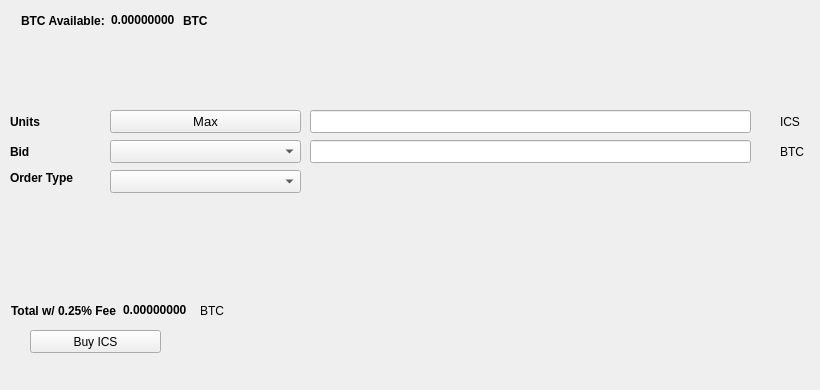
   <widget class="QWidget" name="BuyTab">
    <attribute name="title">
     <string>Buy</string>
    </attribute>
    <widget class="QPushButton" name="BuyICS">
     <property name="geometry">
      <rect>
       <x>30</x>
       <y>330</y>
       <width>131</width>
       <height>23</height>
      </rect>
     </property>
     <property name="text">
      <string>Buy ICS</string>
     </property>
     <property name="icon">
      <iconset resource="../iqcash.qrc">
       <normaloff>:/icons/bitcoin</normaloff>:/icons/bitcoin</iconset>
     </property>
    </widget>
    <widget class="QLabel" name="label_3">
     <property name="geometry">
      <rect>
       <x>10</x>
       <y>110</y>
       <width>46</width>
       <height>23</height>
      </rect>
     </property>
     <property name="font">
      <font>
       <weight>75</weight>
       <bold>true</bold>
      </font>
     </property>
     <property name="text">
      <string>Units</string>
     </property>
    </widget>
    <widget class="QLineEdit" name="UnitsInput">
     <property name="geometry">
      <rect>
       <x>310</x>
       <y>110</y>
       <width>441</width>
       <height>23</height>
      </rect>
     </property>
     <property name="font">
      <font>
       <pointsize>9</pointsize>
       <weight>75</weight>
       <bold>true</bold>
      </font>
     </property>
    </widget>
    <widget class="QLineEdit" name="BuyBidPriceEdit">
     <property name="geometry">
      <rect>
       <x>310</x>
       <y>140</y>
       <width>441</width>
       <height>23</height>
      </rect>
     </property>
     <property name="font">
      <font>
       <pointsize>9</pointsize>
       <weight>75</weight>
       <bold>true</bold>
      </font>
     </property>
    </widget>
    <widget class="QLabel" name="label_4">
     <property name="geometry">
      <rect>
       <x>780</x>
       <y>110</y>
       <width>31</width>
       <height>23</height>
      </rect>
     </property>
     <property name="text">
      <string>ICS</string>
     </property>
    </widget>
    <widget class="QLabel" name="label_5">
     <property name="geometry">
      <rect>
       <x>780</x>
       <y>140</y>
       <width>31</width>
       <height>23</height>
      </rect>
     </property>
     <property name="text">
      <string>BTC</string>
     </property>
    </widget>
    <widget class="QLabel" name="label_6">
     <property name="geometry">
      <rect>
       <x>10</x>
       <y>140</y>
       <width>46</width>
       <height>23</height>
      </rect>
     </property>
     <property name="font">
      <font>
       <weight>75</weight>
       <bold>true</bold>
      </font>
     </property>
     <property name="text">
      <string>Bid</string>
     </property>
    </widget>
    <widget class="QLabel" name="label_7">
     <property name="geometry">
      <rect>
       <x>10</x>
       <y>170</y>
       <width>91</width>
       <height>16</height>
      </rect>
     </property>
     <property name="font">
      <font>
       <weight>75</weight>
       <bold>true</bold>
      </font>
     </property>
     <property name="text">
      <string>Order Type</string>
     </property>
    </widget>
    <widget class="QPushButton" name="Buy_Max_Amount">
     <property name="geometry">
      <rect>
       <x>110</x>
       <y>110</y>
       <width>191</width>
       <height>23</height>
      </rect>
     </property>
     <property name="font">
      <font>
       <pointsize>10</pointsize>
      </font>
     </property>
     <property name="text">
      <string>Max</string>
     </property>
    </widget>
    <widget class="QComboBox" name="BuyBidcomboBox">
     <property name="geometry">
      <rect>
       <x>110</x>
       <y>140</y>
       <width>191</width>
       <height>23</height>
      </rect>
     </property>
     <property name="font">
      <font>
       <pointsize>10</pointsize>
      </font>
     </property>
    </widget>
    <widget class="QComboBox" name="buyOrdertypeCombo">
     <property name="geometry">
      <rect>
       <x>110</x>
       <y>170</y>
       <width>191</width>
       <height>23</height>
      </rect>
     </property>
     <property name="font">
      <font>
       <pointsize>10</pointsize>
      </font>
     </property>
    </widget>
    <widget class="QWidget" name="layoutWidget1">
     <property name="geometry">
      <rect>
       <x>21</x>
       <y>11</y>
       <width>227</width>
       <height>19</height>
      </rect>
     </property>
     <layout class="QHBoxLayout" name="horizontalLayout_3">
      <item>
       <widget class="QLabel" name="label232">
        <property name="font">
         <font>
          <weight>75</weight>
          <bold>true</bold>
         </font>
        </property>
        <property name="text">
         <string>BTC Available:</string>
        </property>
       </widget>
      </item>
      <item>
       <widget class="QLabel" name="BtcAvailableLbl">
        <property name="palette">
         <palette>
          <active>
           <colorrole role="WindowText">
            <brush brushstyle="SolidPattern">
             <color alpha="255">
              <red>0</red>
              <green>0</green>
              <blue>0</blue>
             </color>
            </brush>
           </colorrole>
           <colorrole role="Button">
            <brush brushstyle="SolidPattern">
             <color alpha="255">
              <red>0</red>
              <green>170</green>
              <blue>0</blue>
             </color>
            </brush>
           </colorrole>
           <colorrole role="Light">
            <brush brushstyle="SolidPattern">
             <color alpha="255">
              <red>0</red>
              <green>255</green>
              <blue>0</blue>
             </color>
            </brush>
           </colorrole>
           <colorrole role="Midlight">
            <brush brushstyle="SolidPattern">
             <color alpha="255">
              <red>0</red>
              <green>212</green>
              <blue>0</blue>
             </color>
            </brush>
           </colorrole>
           <colorrole role="Dark">
            <brush brushstyle="SolidPattern">
             <color alpha="255">
              <red>0</red>
              <green>85</green>
              <blue>0</blue>
             </color>
            </brush>
           </colorrole>
           <colorrole role="Mid">
            <brush brushstyle="SolidPattern">
             <color alpha="255">
              <red>0</red>
              <green>113</green>
              <blue>0</blue>
             </color>
            </brush>
           </colorrole>
           <colorrole role="Text">
            <brush brushstyle="SolidPattern">
             <color alpha="255">
              <red>0</red>
              <green>170</green>
              <blue>0</blue>
             </color>
            </brush>
           </colorrole>
           <colorrole role="BrightText">
            <brush brushstyle="SolidPattern">
             <color alpha="255">
              <red>255</red>
              <green>255</green>
              <blue>255</blue>
             </color>
            </brush>
           </colorrole>
           <colorrole role="ButtonText">
            <brush brushstyle="SolidPattern">
             <color alpha="255">
              <red>0</red>
              <green>0</green>
              <blue>0</blue>
             </color>
            </brush>
           </colorrole>
           <colorrole role="Base">
            <brush brushstyle="SolidPattern">
             <color alpha="255">
              <red>255</red>
              <green>255</green>
              <blue>255</blue>
             </color>
            </brush>
           </colorrole>
           <colorrole role="Window">
            <brush brushstyle="SolidPattern">
             <color alpha="255">
              <red>0</red>
              <green>170</green>
              <blue>0</blue>
             </color>
            </brush>
           </colorrole>
           <colorrole role="Shadow">
            <brush brushstyle="SolidPattern">
             <color alpha="255">
              <red>0</red>
              <green>0</green>
              <blue>0</blue>
             </color>
            </brush>
           </colorrole>
           <colorrole role="AlternateBase">
            <brush brushstyle="SolidPattern">
             <color alpha="255">
              <red>127</red>
              <green>212</green>
              <blue>127</blue>
             </color>
            </brush>
           </colorrole>
           <colorrole role="ToolTipBase">
            <brush brushstyle="SolidPattern">
             <color alpha="255">
              <red>255</red>
              <green>255</green>
              <blue>220</blue>
             </color>
            </brush>
           </colorrole>
           <colorrole role="ToolTipText">
            <brush brushstyle="SolidPattern">
             <color alpha="255">
              <red>0</red>
              <green>0</green>
              <blue>0</blue>
             </color>
            </brush>
           </colorrole>
          </active>
          <inactive>
           <colorrole role="WindowText">
            <brush brushstyle="SolidPattern">
             <color alpha="255">
              <red>0</red>
              <green>0</green>
              <blue>0</blue>
             </color>
            </brush>
           </colorrole>
           <colorrole role="Button">
            <brush brushstyle="SolidPattern">
             <color alpha="255">
              <red>0</red>
              <green>170</green>
              <blue>0</blue>
             </color>
            </brush>
           </colorrole>
           <colorrole role="Light">
            <brush brushstyle="SolidPattern">
             <color alpha="255">
              <red>0</red>
              <green>255</green>
              <blue>0</blue>
             </color>
            </brush>
           </colorrole>
           <colorrole role="Midlight">
            <brush brushstyle="SolidPattern">
             <color alpha="255">
              <red>0</red>
              <green>212</green>
              <blue>0</blue>
             </color>
            </brush>
           </colorrole>
           <colorrole role="Dark">
            <brush brushstyle="SolidPattern">
             <color alpha="255">
              <red>0</red>
              <green>85</green>
              <blue>0</blue>
             </color>
            </brush>
           </colorrole>
           <colorrole role="Mid">
            <brush brushstyle="SolidPattern">
             <color alpha="255">
              <red>0</red>
              <green>113</green>
              <blue>0</blue>
             </color>
            </brush>
           </colorrole>
           <colorrole role="Text">
            <brush brushstyle="SolidPattern">
             <color alpha="255">
              <red>0</red>
              <green>170</green>
              <blue>0</blue>
             </color>
            </brush>
           </colorrole>
           <colorrole role="BrightText">
            <brush brushstyle="SolidPattern">
             <color alpha="255">
              <red>255</red>
              <green>255</green>
              <blue>255</blue>
             </color>
            </brush>
           </colorrole>
           <colorrole role="ButtonText">
            <brush brushstyle="SolidPattern">
             <color alpha="255">
              <red>0</red>
              <green>0</green>
              <blue>0</blue>
             </color>
            </brush>
           </colorrole>
           <colorrole role="Base">
            <brush brushstyle="SolidPattern">
             <color alpha="255">
              <red>255</red>
              <green>255</green>
              <blue>255</blue>
             </color>
            </brush>
           </colorrole>
           <colorrole role="Window">
            <brush brushstyle="SolidPattern">
             <color alpha="255">
              <red>0</red>
              <green>170</green>
              <blue>0</blue>
             </color>
            </brush>
           </colorrole>
           <colorrole role="Shadow">
            <brush brushstyle="SolidPattern">
             <color alpha="255">
              <red>0</red>
              <green>0</green>
              <blue>0</blue>
             </color>
            </brush>
           </colorrole>
           <colorrole role="AlternateBase">
            <brush brushstyle="SolidPattern">
             <color alpha="255">
              <red>127</red>
              <green>212</green>
              <blue>127</blue>
             </color>
            </brush>
           </colorrole>
           <colorrole role="ToolTipBase">
            <brush brushstyle="SolidPattern">
             <color alpha="255">
              <red>255</red>
              <green>255</green>
              <blue>220</blue>
             </color>
            </brush>
           </colorrole>
           <colorrole role="ToolTipText">
            <brush brushstyle="SolidPattern">
             <color alpha="255">
              <red>0</red>
              <green>0</green>
              <blue>0</blue>
             </color>
            </brush>
           </colorrole>
          </inactive>
          <disabled>
           <colorrole role="WindowText">
            <brush brushstyle="SolidPattern">
             <color alpha="255">
              <red>0</red>
              <green>85</green>
              <blue>0</blue>
             </color>
            </brush>
           </colorrole>
           <colorrole role="Button">
            <brush brushstyle="SolidPattern">
             <color alpha="255">
              <red>0</red>
              <green>170</green>
              <blue>0</blue>
             </color>
            </brush>
           </colorrole>
           <colorrole role="Light">
            <brush brushstyle="SolidPattern">
             <color alpha="255">
              <red>0</red>
              <green>255</green>
              <blue>0</blue>
             </color>
            </brush>
           </colorrole>
           <colorrole role="Midlight">
            <brush brushstyle="SolidPattern">
             <color alpha="255">
              <red>0</red>
              <green>212</green>
              <blue>0</blue>
             </color>
            </brush>
           </colorrole>
           <colorrole role="Dark">
            <brush brushstyle="SolidPattern">
             <color alpha="255">
              <red>0</red>
              <green>85</green>
              <blue>0</blue>
             </color>
            </brush>
           </colorrole>
           <colorrole role="Mid">
            <brush brushstyle="SolidPattern">
             <color alpha="255">
              <red>0</red>
              <green>113</green>
              <blue>0</blue>
             </color>
            </brush>
           </colorrole>
           <colorrole role="Text">
            <brush brushstyle="SolidPattern">
             <color alpha="255">
              <red>0</red>
              <green>85</green>
              <blue>0</blue>
             </color>
            </brush>
           </colorrole>
           <colorrole role="BrightText">
            <brush brushstyle="SolidPattern">
             <color alpha="255">
              <red>255</red>
              <green>255</green>
              <blue>255</blue>
             </color>
            </brush>
           </colorrole>
           <colorrole role="ButtonText">
            <brush brushstyle="SolidPattern">
             <color alpha="255">
              <red>0</red>
              <green>85</green>
              <blue>0</blue>
             </color>
            </brush>
           </colorrole>
           <colorrole role="Base">
            <brush brushstyle="SolidPattern">
             <color alpha="255">
              <red>0</red>
              <green>170</green>
              <blue>0</blue>
             </color>
            </brush>
           </colorrole>
           <colorrole role="Window">
            <brush brushstyle="SolidPattern">
             <color alpha="255">
              <red>0</red>
              <green>170</green>
              <blue>0</blue>
             </color>
            </brush>
           </colorrole>
           <colorrole role="Shadow">
            <brush brushstyle="SolidPattern">
             <color alpha="255">
              <red>0</red>
              <green>0</green>
              <blue>0</blue>
             </color>
            </brush>
           </colorrole>
           <colorrole role="AlternateBase">
            <brush brushstyle="SolidPattern">
             <color alpha="255">
              <red>0</red>
              <green>170</green>
              <blue>0</blue>
             </color>
            </brush>
           </colorrole>
           <colorrole role="ToolTipBase">
            <brush brushstyle="SolidPattern">
             <color alpha="255">
              <red>255</red>
              <green>255</green>
              <blue>220</blue>
             </color>
            </brush>
           </colorrole>
           <colorrole role="ToolTipText">
            <brush brushstyle="SolidPattern">
             <color alpha="255">
              <red>0</red>
              <green>0</green>
              <blue>0</blue>
             </color>
            </brush>
           </colorrole>
          </disabled>
         </palette>
        </property>
        <property name="font">
         <font>
          <weight>75</weight>
          <bold>true</bold>
         </font>
        </property>
        <property name="text">
         <string>0.00000000</string>
        </property>
        <property name="textInteractionFlags">
         <set>Qt::LinksAccessibleByMouse|Qt::TextSelectableByKeyboard|Qt::TextSelectableByMouse</set>
        </property>
       </widget>
      </item>
      <item>
       <widget class="QLabel" name="BtcAvailableLbl_2">
        <property name="font">
         <font>
          <weight>75</weight>
          <bold>true</bold>
         </font>
        </property>
        <property name="text">
         <string>BTC</string>
        </property>
       </widget>
      </item>
     </layout>
    </widget>
    <widget class="QWidget" name="layoutWidge2">
     <property name="geometry">
      <rect>
       <x>11</x>
       <y>301</y>
       <width>259</width>
       <height>19</height>
      </rect>
     </property>
     <layout class="QHBoxLayout" name="horizontalLayout_4">
      <item>
       <widget class="QLabel" name="label_9">
        <property name="font">
         <font>
          <weight>75</weight>
          <bold>true</bold>
         </font>
        </property>
        <property name="text">
         <string>Total w/ 0.25% Fee</string>
        </property>
       </widget>
      </item>
      <item>
       <widget class="QLabel" name="BuyCostLabel">
        <property name="palette">
         <palette>
          <active>
           <colorrole role="WindowText">
            <brush brushstyle="SolidPattern">
             <color alpha="255">
              <red>0</red>
              <green>0</green>
              <blue>0</blue>
             </color>
            </brush>
           </colorrole>
           <colorrole role="Button">
            <brush brushstyle="SolidPattern">
             <color alpha="255">
              <red>0</red>
              <green>170</green>
              <blue>0</blue>
             </color>
            </brush>
           </colorrole>
           <colorrole role="Light">
            <brush brushstyle="SolidPattern">
             <color alpha="255">
              <red>0</red>
              <green>255</green>
              <blue>0</blue>
             </color>
            </brush>
           </colorrole>
           <colorrole role="Midlight">
            <brush brushstyle="SolidPattern">
             <color alpha="255">
              <red>0</red>
              <green>212</green>
              <blue>0</blue>
             </color>
            </brush>
           </colorrole>
           <colorrole role="Dark">
            <brush brushstyle="SolidPattern">
             <color alpha="255">
              <red>0</red>
              <green>85</green>
              <blue>0</blue>
             </color>
            </brush>
           </colorrole>
           <colorrole role="Mid">
            <brush brushstyle="SolidPattern">
             <color alpha="255">
              <red>0</red>
              <green>113</green>
              <blue>0</blue>
             </color>
            </brush>
           </colorrole>
           <colorrole role="Text">
            <brush brushstyle="SolidPattern">
             <color alpha="255">
              <red>0</red>
              <green>170</green>
              <blue>0</blue>
             </color>
            </brush>
           </colorrole>
           <colorrole role="BrightText">
            <brush brushstyle="SolidPattern">
             <color alpha="255">
              <red>255</red>
              <green>255</green>
              <blue>255</blue>
             </color>
            </brush>
           </colorrole>
           <colorrole role="ButtonText">
            <brush brushstyle="SolidPattern">
             <color alpha="255">
              <red>0</red>
              <green>0</green>
              <blue>0</blue>
             </color>
            </brush>
           </colorrole>
           <colorrole role="Base">
            <brush brushstyle="SolidPattern">
             <color alpha="255">
              <red>255</red>
              <green>255</green>
              <blue>255</blue>
             </color>
            </brush>
           </colorrole>
           <colorrole role="Window">
            <brush brushstyle="SolidPattern">
             <color alpha="255">
              <red>0</red>
              <green>170</green>
              <blue>0</blue>
             </color>
            </brush>
           </colorrole>
           <colorrole role="Shadow">
            <brush brushstyle="SolidPattern">
             <color alpha="255">
              <red>0</red>
              <green>0</green>
              <blue>0</blue>
             </color>
            </brush>
           </colorrole>
           <colorrole role="AlternateBase">
            <brush brushstyle="SolidPattern">
             <color alpha="255">
              <red>127</red>
              <green>212</green>
              <blue>127</blue>
             </color>
            </brush>
           </colorrole>
           <colorrole role="ToolTipBase">
            <brush brushstyle="SolidPattern">
             <color alpha="255">
              <red>255</red>
              <green>255</green>
              <blue>220</blue>
             </color>
            </brush>
           </colorrole>
           <colorrole role="ToolTipText">
            <brush brushstyle="SolidPattern">
             <color alpha="255">
              <red>0</red>
              <green>0</green>
              <blue>0</blue>
             </color>
            </brush>
           </colorrole>
          </active>
          <inactive>
           <colorrole role="WindowText">
            <brush brushstyle="SolidPattern">
             <color alpha="255">
              <red>0</red>
              <green>0</green>
              <blue>0</blue>
             </color>
            </brush>
           </colorrole>
           <colorrole role="Button">
            <brush brushstyle="SolidPattern">
             <color alpha="255">
              <red>0</red>
              <green>170</green>
              <blue>0</blue>
             </color>
            </brush>
           </colorrole>
           <colorrole role="Light">
            <brush brushstyle="SolidPattern">
             <color alpha="255">
              <red>0</red>
              <green>255</green>
              <blue>0</blue>
             </color>
            </brush>
           </colorrole>
           <colorrole role="Midlight">
            <brush brushstyle="SolidPattern">
             <color alpha="255">
              <red>0</red>
              <green>212</green>
              <blue>0</blue>
             </color>
            </brush>
           </colorrole>
           <colorrole role="Dark">
            <brush brushstyle="SolidPattern">
             <color alpha="255">
              <red>0</red>
              <green>85</green>
              <blue>0</blue>
             </color>
            </brush>
           </colorrole>
           <colorrole role="Mid">
            <brush brushstyle="SolidPattern">
             <color alpha="255">
              <red>0</red>
              <green>113</green>
              <blue>0</blue>
             </color>
            </brush>
           </colorrole>
           <colorrole role="Text">
            <brush brushstyle="SolidPattern">
             <color alpha="255">
              <red>0</red>
              <green>170</green>
              <blue>0</blue>
             </color>
            </brush>
           </colorrole>
           <colorrole role="BrightText">
            <brush brushstyle="SolidPattern">
             <color alpha="255">
              <red>255</red>
              <green>255</green>
              <blue>255</blue>
             </color>
            </brush>
           </colorrole>
           <colorrole role="ButtonText">
            <brush brushstyle="SolidPattern">
             <color alpha="255">
              <red>0</red>
              <green>0</green>
              <blue>0</blue>
             </color>
            </brush>
           </colorrole>
           <colorrole role="Base">
            <brush brushstyle="SolidPattern">
             <color alpha="255">
              <red>255</red>
              <green>255</green>
              <blue>255</blue>
             </color>
            </brush>
           </colorrole>
           <colorrole role="Window">
            <brush brushstyle="SolidPattern">
             <color alpha="255">
              <red>0</red>
              <green>170</green>
              <blue>0</blue>
             </color>
            </brush>
           </colorrole>
           <colorrole role="Shadow">
            <brush brushstyle="SolidPattern">
             <color alpha="255">
              <red>0</red>
              <green>0</green>
              <blue>0</blue>
             </color>
            </brush>
           </colorrole>
           <colorrole role="AlternateBase">
            <brush brushstyle="SolidPattern">
             <color alpha="255">
              <red>127</red>
              <green>212</green>
              <blue>127</blue>
             </color>
            </brush>
           </colorrole>
           <colorrole role="ToolTipBase">
            <brush brushstyle="SolidPattern">
             <color alpha="255">
              <red>255</red>
              <green>255</green>
              <blue>220</blue>
             </color>
            </brush>
           </colorrole>
           <colorrole role="ToolTipText">
            <brush brushstyle="SolidPattern">
             <color alpha="255">
              <red>0</red>
              <green>0</green>
              <blue>0</blue>
             </color>
            </brush>
           </colorrole>
          </inactive>
          <disabled>
           <colorrole role="WindowText">
            <brush brushstyle="SolidPattern">
             <color alpha="255">
              <red>0</red>
              <green>85</green>
              <blue>0</blue>
             </color>
            </brush>
           </colorrole>
           <colorrole role="Button">
            <brush brushstyle="SolidPattern">
             <color alpha="255">
              <red>0</red>
              <green>170</green>
              <blue>0</blue>
             </color>
            </brush>
           </colorrole>
           <colorrole role="Light">
            <brush brushstyle="SolidPattern">
             <color alpha="255">
              <red>0</red>
              <green>255</green>
              <blue>0</blue>
             </color>
            </brush>
           </colorrole>
           <colorrole role="Midlight">
            <brush brushstyle="SolidPattern">
             <color alpha="255">
              <red>0</red>
              <green>212</green>
              <blue>0</blue>
             </color>
            </brush>
           </colorrole>
           <colorrole role="Dark">
            <brush brushstyle="SolidPattern">
             <color alpha="255">
              <red>0</red>
              <green>85</green>
              <blue>0</blue>
             </color>
            </brush>
           </colorrole>
           <colorrole role="Mid">
            <brush brushstyle="SolidPattern">
             <color alpha="255">
              <red>0</red>
              <green>113</green>
              <blue>0</blue>
             </color>
            </brush>
           </colorrole>
           <colorrole role="Text">
            <brush brushstyle="SolidPattern">
             <color alpha="255">
              <red>0</red>
              <green>85</green>
              <blue>0</blue>
             </color>
            </brush>
           </colorrole>
           <colorrole role="BrightText">
            <brush brushstyle="SolidPattern">
             <color alpha="255">
              <red>255</red>
              <green>255</green>
              <blue>255</blue>
             </color>
            </brush>
           </colorrole>
           <colorrole role="ButtonText">
            <brush brushstyle="SolidPattern">
             <color alpha="255">
              <red>0</red>
              <green>85</green>
              <blue>0</blue>
             </color>
            </brush>
           </colorrole>
           <colorrole role="Base">
            <brush brushstyle="SolidPattern">
             <color alpha="255">
              <red>0</red>
              <green>170</green>
              <blue>0</blue>
             </color>
            </brush>
           </colorrole>
           <colorrole role="Window">
            <brush brushstyle="SolidPattern">
             <color alpha="255">
              <red>0</red>
              <green>170</green>
              <blue>0</blue>
             </color>
            </brush>
           </colorrole>
           <colorrole role="Shadow">
            <brush brushstyle="SolidPattern">
             <color alpha="255">
              <red>0</red>
              <green>0</green>
              <blue>0</blue>
             </color>
            </brush>
           </colorrole>
           <colorrole role="AlternateBase">
            <brush brushstyle="SolidPattern">
             <color alpha="255">
              <red>0</red>
              <green>170</green>
              <blue>0</blue>
             </color>
            </brush>
           </colorrole>
           <colorrole role="ToolTipBase">
            <brush brushstyle="SolidPattern">
             <color alpha="255">
              <red>255</red>
              <green>255</green>
              <blue>220</blue>
             </color>
            </brush>
           </colorrole>
           <colorrole role="ToolTipText">
            <brush brushstyle="SolidPattern">
             <color alpha="255">
              <red>0</red>
              <green>0</green>
              <blue>0</blue>
             </color>
            </brush>
           </colorrole>
          </disabled>
         </palette>
        </property>
        <property name="font">
         <font>
          <weight>75</weight>
          <bold>true</bold>
         </font>
        </property>
        <property name="autoFillBackground">
         <bool>false</bool>
        </property>
        <property name="text">
         <string>0.00000000</string>
        </property>
        <property name="textInteractionFlags">
         <set>Qt::LinksAccessibleByMouse|Qt::TextSelectableByMouse</set>
        </property>
       </widget>
      </item>
      <item>
       <widget class="QLabel" name="label_10">
        <property name="font">
         <font>
          <weight>50</weight>
          <bold>false</bold>
         </font>
        </property>
        <property name="text">
         <string>BTC</string>
        </property>
       </widget>
      </item>
     </layout>
    </widget>
    <widget class="QLabel" name="label_24">
     <property name="geometry">
      <rect>
       <x>460</x>
       <y>300</y>
       <width>281</width>
       <height>81</height>
      </rect>
     </property>
     <property name="text">
      <string/>
     </property>
     <property name="pixmap">
      <pixmap>:/images/bittrex</pixmap>
     </property>
    </widget>
   </widget>
